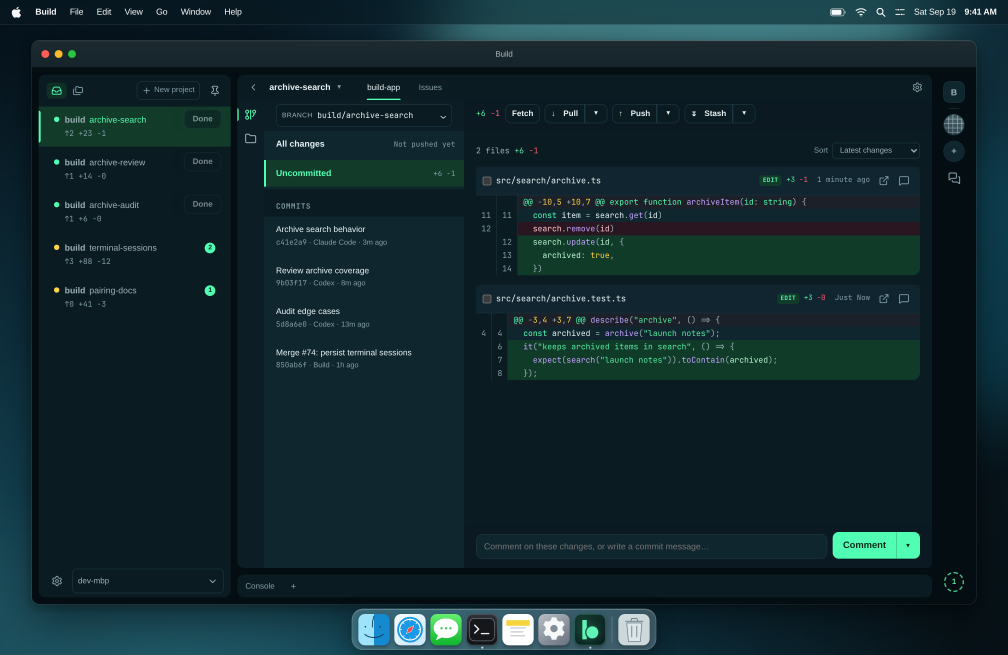
#> input picture design/email/laptop-screen.png, 3024 x 1964 px (shown at 1/3 size)
$ python compose_laptop.py laptop-screen.png phone-screen.png
#> lines starting #> are read from the running program, lines starting #| are printed output that depends on the picture
"""Turn the transparent Blender render into the invite email's laptop image.

Run with Pillow (the app's venv has it) from the repository root:
  skriftapp/.venv/bin/python design/email/compose_laptop.py \
    /tmp/laptop-render.png skriftapp/buildapp/landing/email/laptop-front.png

Trims the render to the hardware, pads it evenly, lays it on the email's background
colour so no client ever shows transparency, scales it to 1200 px (560 px displayed, over
2x) and quantizes it to a palette so it stays well under 250 KB.
"""

from __future__ import annotations

import sys
from pathlib import Path

from PIL import Image

#: EMAIL_BACKGROUND in skriftapp/buildapp/email_template.py.
EMAIL_BACKGROUND = (0x03, 0x06, 0x04)
OUTPUT_WIDTH_PX = 1200
#: Space around the hardware, as a fraction of its width, before scaling.
PADDING_FRACTION = 0.03
PALETTE_COLOURS = 256


def compose(render: Image.Image) -> Image.Image:
    hardware = render.crop(render.getchannel("A").getbbox())
    padding = round(hardware.width * PADDING_FRACTION)
#> padding = 91
    canvas = Image.new(
        "RGB",
        (hardware.width + 2 * padding, hardware.height + 2 * padding),
        EMAIL_BACKGROUND,
    )
    canvas.paste(hardware, (padding, padding), hardware)
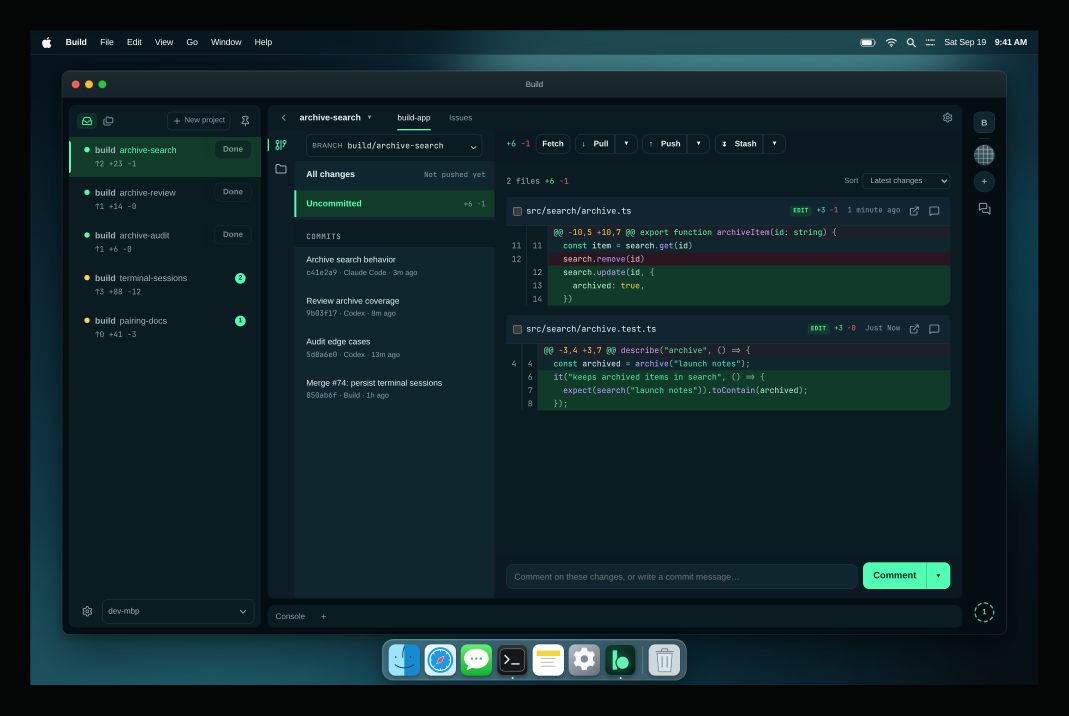
#> canvas: PIL image 3206x2146 RGB (shown at 1/3 size); mean R, G, B 16, 35.1, 39.6
    height = round(canvas.height * OUTPUT_WIDTH_PX / canvas.width)
#> height = 803
    scaled = canvas.resize((OUTPUT_WIDTH_PX, height), Image.Resampling.LANCZOS)
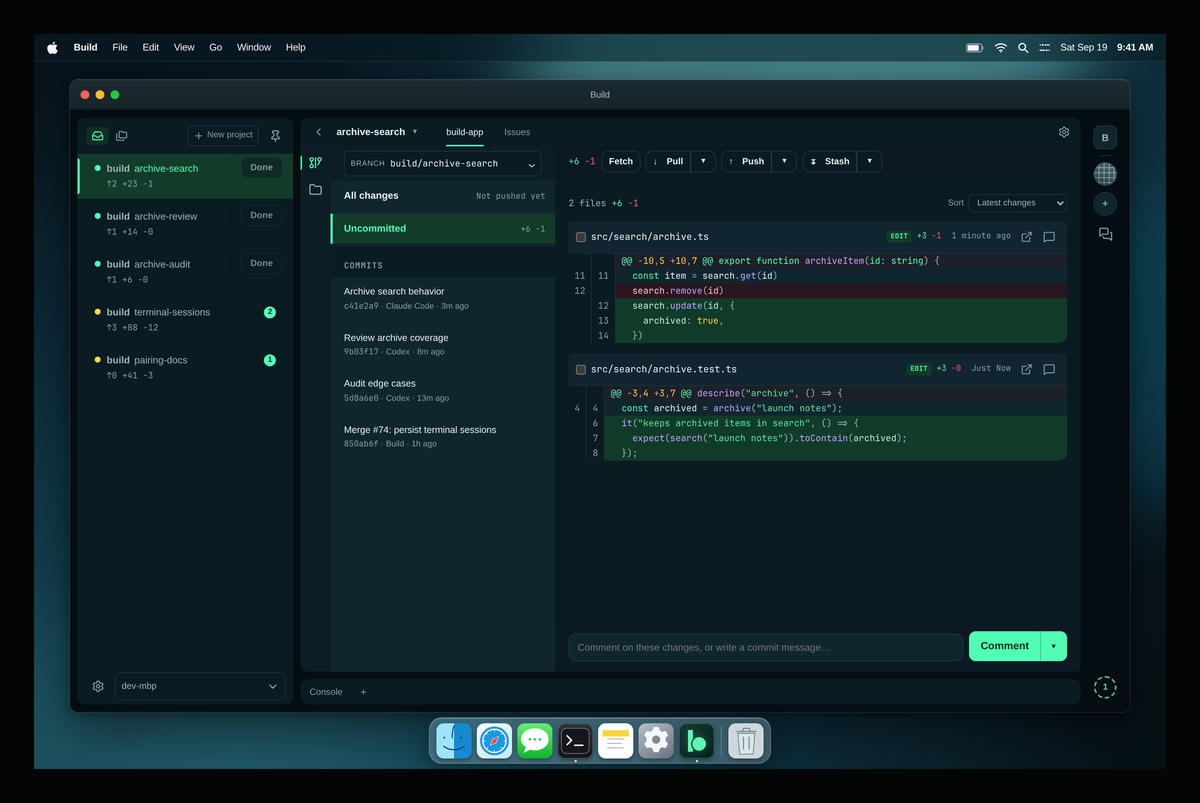
#> scaled: PIL image 1200x803 RGB; mean R, G, B 16, 35.1, 39.6
    # An octree palette keeps the small saturated colours (the dock's icons) that a
    # median cut spends on the dark gradients; the dithered remap hides the banding.
    palette = scaled.quantize(PALETTE_COLOURS, method=Image.Quantize.FASTOCTREE)
    return scaled.quantize(palette=palette, dither=Image.Dither.FLOYDSTEINBERG)


def main(source: Path, target: Path) -> None:
    target.parent.mkdir(parents=True, exist_ok=True)
    compose(Image.open(source).convert("RGBA")).save(target, optimize=True)
    with Image.open(target) as written:
        print(f"{target}: {written.width}x{written.height}, {target.stat().st_size} bytes")
#| phone-screen.png: 1200x803, 216338 bytes


if __name__ == "__main__":
    main(Path(sys.argv[1]), Path(sys.argv[2]))

$ run again, on design/email/tablet-screen.png
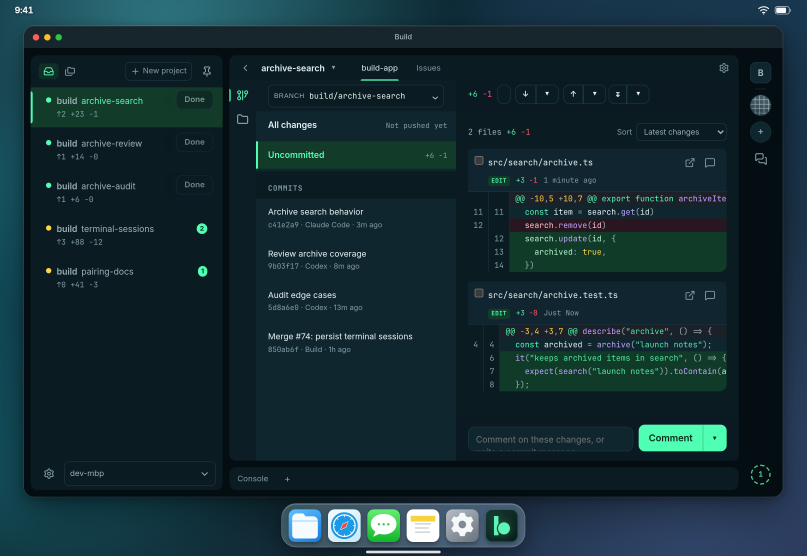
#> input picture design/email/tablet-screen.png, 2420 x 1668 px (shown at 1/3 size)
#> in compose, `canvas.paste(hardware, (padding, padding), hardware)`:
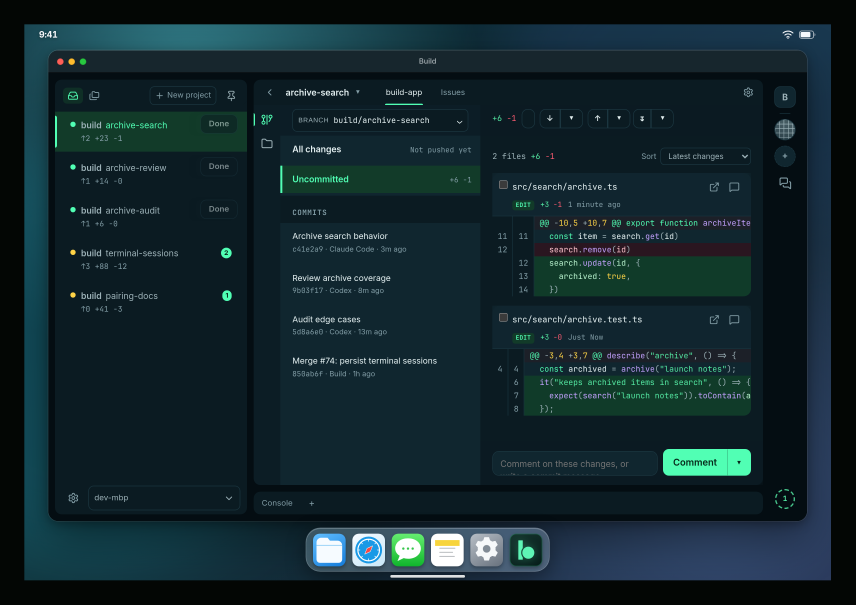
#> canvas: PIL image 2566x1814 RGB (shown at 1/3 size); mean R, G, B 18.6, 38.6, 44.2
#| tablet-screen.png: 1200x848, 769227 bytes
